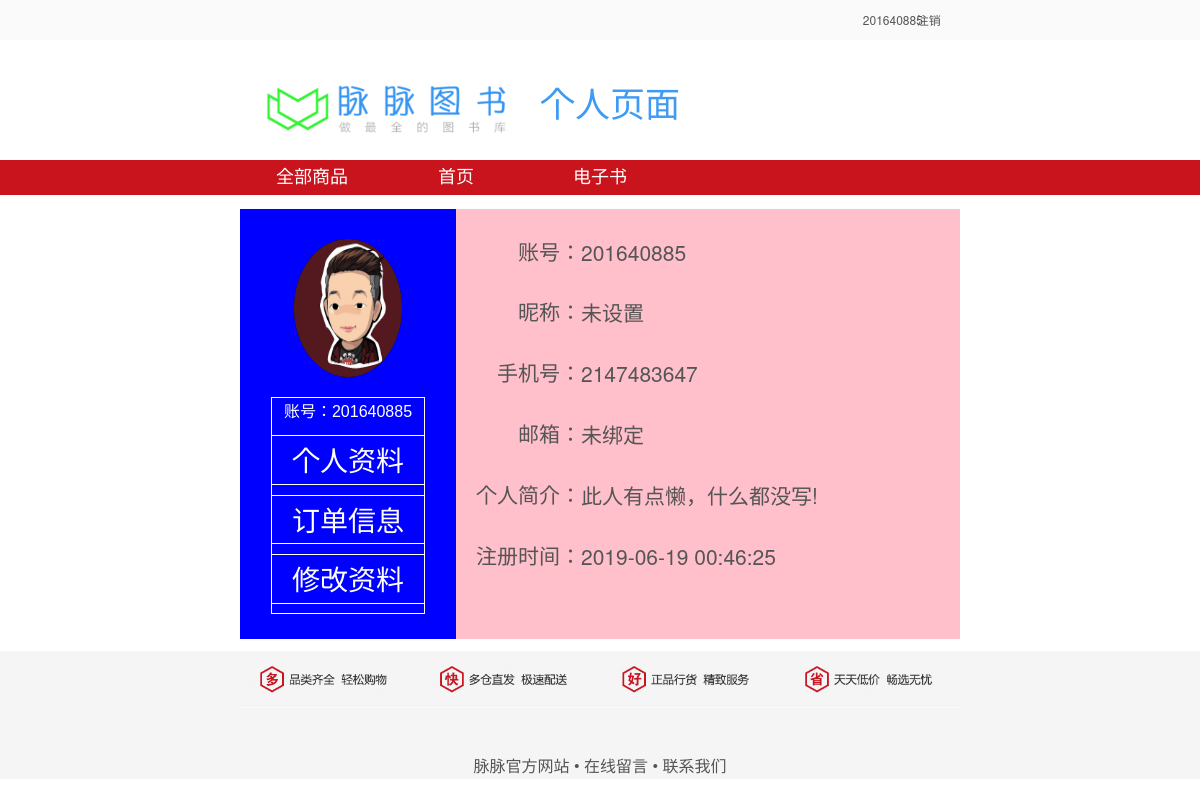
/phpDemo/page/default.php (signed in), run on the app's committed database.
### tables this page shows
CREATE TABLE `user` (
  `ID` int(11) NOT NULL AUTO_INCREMENT,
  `USERID` varchar(50) NOT NULL,
  `USERPSD` varchar(50) NOT NULL,
  `USEREMAIL` varchar(50) NOT NULL DEFAULT '未绑定',
  `USERPHONE` varchar(100) NOT NULL,
  `ISDEL` int(5) DEFAULT '1',
  `USERSYNOPSIS` varchar(200) DEFAULT '此人有点懒，什么都没写!',
  `CREATETIME` timestamp NOT NULL DEFAULT CURRENT_TIMESTAMP ON UPDATE CURRENT_TIMESTAMP,
  `USERNAME` varchar(28) DEFAULT '未设置',
  PRIMARY KEY (`ID`)
);

### phpDemo/page/default.php (the view, shortened to what this page needs)
<!DOCTYPE html>
<html lang="en">
<head>
</head>
    <link rel="stylesheet" href="../css/default.css">
<body>
    <div>
        <div class="top">
            <div class="top-box">
                <?php
                $userId = $_SESSION['userId'];
                if ($userId != "") {
                    echo "<div class='top-box-l'>
                    <a href='./default.php'>" . $userId . "</a>
                </div>
                <div class='top-box-z'>
                    注销
                </div>";
                }
                ?>
            </div>
        </div>
        <div>
            <div class="logo">
                <div class="logo-img"><a href="../index.php"><img src="../img/logo.png"></a></div>
                <div class="logo-text">个人页面</div>
            </div>
            <div class="nav">
                <div class="nav-box">
                    <div class="nav-box-box1"><a href="../index.php">全部商品</a></div>
                    <div class="nav-box-box2"><a href="../index.php">首页</a></div>
                    <div class="nav-box-box3"><a href="#">电子书</a></div>
                </div>
            </div>
            <div class="def">
                <div class="def-box">
                        <div class="def-box1">
                            <div class="def-box1-img">
                                <img src="../img/defualt.jpg">
                            </div>
                            <div class="def-box1-ul">
                                <ul>
                                    <li class="user">
                                        <?php
                                        echo "账号：" . $_SESSION['userId'];
                                        ?>
                                    </li>
                                    <li class="box"><a href="http://localhost:8080/phpDemo/page/default.php">个人资料</a></li>
                                    <li class="box"><a href="http://localhost:8080/phpDemo/page/gwc.php">订单信息</a></li>
                                    <li class="box"><a href="#">修改资料</a></li>
                                </ul>
                            </div>
                        </div>
                        <div class="def-box2">
                            <?php
                            $servername = "localhost";
                            $username = "root";
                            $password = "201314";
                            $dbname = "book_shop";
                            $conn = mysqli_connect($servername, $username, $password, $dbname);
                            mysqli_query($conn, 'set names utf8');
                            $userId = $_SESSION['userId'];
                            $sql = "SELECT * FROM user WHERE USERID='$userId'";
                            $result = $conn->query($sql);
                            $row = $result->fetch_assoc();
                            echo "<div><i>账号：</i>" . $row['USERID'] . "</div>
                                    <div><i>昵称：</i> " . $row['USERNAME'] . "</div>
                                    <div><i>手机号：</i>" . $row['USERPHONE'] . "</div>
                                    <div><i>邮箱：</i> " . $row['USEREMAIL'] . "</div>
                                    <div><i>个人简介：</i>" . $row['USERSYNOPSIS'] . "</div>
                                    <div><i>注册时间：</i>" . $row['CREATETIME'] . "</div>";
                            ?>
                        </div>
                </div>
            </div>
            <div class="bottom">
                <div class="bottom-img"> <img src="../img/footert1.jpg"></div>
                <div class="bottom-on">脉脉官方网站 • 在线留言 • 联系我们</div>
            </div>
        </div>
</body>
</html>

### phpDemo/css/default.css (style rules this page uses)
* { padding: 0; margin: 0; list-style: none; text-decoration: none; }
html, body { height: 100%; width: 100%; font-family: "Helvetica Neue", Helvetica, "PingFang SC", "Hiragino Sans GB", "Microsoft YaHei", Arial, sans-serif; color: #555; font-size: 1rem; line-height: 1.7; }
.top { width: 100%; height: 2.5rem; background-color: #fafafa; }
.top-box { width: 60%; height: 100%; margin: auto; display: flex; justify-content: flex-end; }
.top-box a { color: #555; }
.top-box-l { width: 7.5%; height: 50%; float: right; margin-top: 0.625rem; font-size: 0.75rem; }
.top-box-z { width: 6%; height: 50%; float: right; margin-top: 0.625rem; font-size: 0.75rem; }
.logo { width: 60%; height: 7.5rem; margin: auto; display: flex; justify-content: flex-start; }
.logo-img { width: 18.75rem; height: 100%; }
.logo-img img { height: 100%; }
.logo-text { width: 30%; font-size: 2.1875rem; color: #3d9af5; line-height: 7.8125rem; }
.nav { width: 100%; height: 2.1875rem; background-color: #c9141d; }
.nav-box { margin: auto; color: white; font-size: 1.25rem; width: 60%; height: 100%; display: flex; justify-content: flex-start; }
.nav-box-box1 { width: 20%; height: 100%; }
.nav-box-box2 { width: 20%; height: 100%; }
.nav-box-box3 { width: 20%; height: 100%; }
.nav-box a { display: block; width: 100%; height: 2.1875rem; color: white; font-size: 1.125rem; text-align: center; line-height: 2.1875rem; font-family: "Arial", "Microsoft YaHei", "XingKai", sans-serif; }
.def { width: 60%; height: 26.875rem; margin: auto; }
.def-box { width: 100%; height: 100%; margin-top: 2%; background-color: red; display: flex; justify-content: flex-start; }
.def-box1 { width: 30%; height: 100%; background-color: blue; }
.def-box1-img { width: 50%; height: 32%; margin: auto; position: relative; top: 1.875rem; background-color: black; border-radius: 50%; }
.def-box1-img img { border-radius: 50%; width: 100%; height: 100%; }
.def-box1-ul { width: 70%; height: 50%; margin: auto; position: relative; top: 3.125rem; text-align: center; border: 1px solid #fefefe; }
.def-box1-ul .box { font-size: 1.75rem; color: white; border-top: 1px solid white; border-bottom: 1px solid white; margin-top: .625rem; }
.def-box1-ul .box a { color: white; }
.user { font-size: 1rem; color: white; font-family: Arial, Helvetica, sans-serif; }
.def-box2 { width: 70%; height: 100%; background-color: pink; }
.def-box2 div { width: 100%; display: flex; justify-content: flex-start; font-size: 1.3125rem; margin-top: 5%; }
.def-box2 i { display: block; width: 7.8125rem; text-align: right; font-size: 1.3125rem; font-family: Helvetica; font-style: normal; }
.bottom { bottom: 0; width: 100%; height: 100%; text-align: center; background: #f5f5f5; margin-top: 1%; }
.bottom-img { width: 60%; margin: auto; }
.bottom-img img { width: 100%; }
.bottom-on { width: 60%; margin: 3% auto; }

### data on the page
user: USERID "201640885", USERNAME "未设置", USERPHONE "2147483647", USEREMAIL "未绑定", USERSYNOPSIS "此人有点懒，什么都没写!", CREATETIME "2019-06-19 00:46:25"

### other printed values
$userId "201640885"
$_SESSION['userId'] "201640885"
